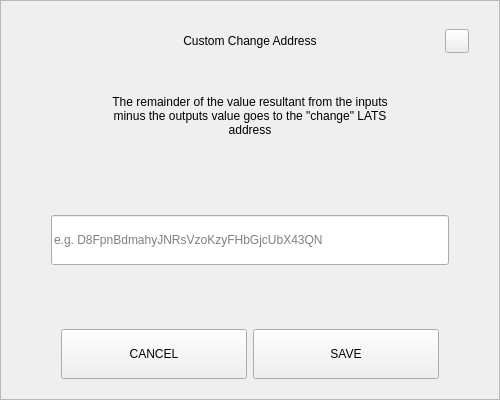
<?xml version="1.0" encoding="UTF-8"?>
<ui version="4.0">
 <class>SendChangeAddressDialog</class>
 <widget class="QDialog" name="SendChangeAddressDialog">
  <property name="geometry">
   <rect>
    <x>0</x>
    <y>0</y>
    <width>500</width>
    <height>400</height>
   </rect>
  </property>
  <property name="windowTitle">
   <string>Dialog</string>
  </property>
  <layout class="QVBoxLayout" name="verticalLayout">
   <property name="spacing">
    <number>0</number>
   </property>
   <property name="leftMargin">
    <number>0</number>
   </property>
   <property name="topMargin">
    <number>0</number>
   </property>
   <property name="rightMargin">
    <number>0</number>
   </property>
   <property name="bottomMargin">
    <number>0</number>
   </property>
   <item>
    <widget class="QFrame" name="frame">
     <property name="styleSheet">
      <string notr="true"/>
     </property>
     <property name="frameShape">
      <enum>QFrame::StyledPanel</enum>
     </property>
     <property name="frameShadow">
      <enum>QFrame::Raised</enum>
     </property>
     <layout class="QVBoxLayout" name="verticalLayout_2" stretch="0,0,0,0,0,0,0">
      <property name="spacing">
       <number>0</number>
      </property>
      <property name="leftMargin">
       <number>30</number>
      </property>
      <property name="topMargin">
       <number>20</number>
      </property>
      <property name="rightMargin">
       <number>30</number>
      </property>
      <property name="bottomMargin">
       <number>20</number>
      </property>
      <item>
       <layout class="QHBoxLayout" name="horizontalLayout_3">
        <property name="spacing">
         <number>0</number>
        </property>
        <item>
         <spacer name="horizontalSpacer_2">
          <property name="orientation">
           <enum>Qt::Horizontal</enum>
          </property>
          <property name="sizeHint" stdset="0">
           <size>
            <width>40</width>
            <height>20</height>
           </size>
          </property>
         </spacer>
        </item>
        <item>
         <widget class="QLabel" name="labelTitle">
          <property name="minimumSize">
           <size>
            <width>0</width>
            <height>40</height>
           </size>
          </property>
          <property name="maximumSize">
           <size>
            <width>16777215</width>
            <height>40</height>
           </size>
          </property>
          <property name="styleSheet">
           <string notr="true">padding-left:24px;</string>
          </property>
          <property name="text">
           <string>Custom Change Address</string>
          </property>
          <property name="alignment">
           <set>Qt::AlignCenter</set>
          </property>
          <property name="margin">
           <number>7</number>
          </property>
         </widget>
        </item>
        <item>
         <spacer name="horizontalSpacer">
          <property name="orientation">
           <enum>Qt::Horizontal</enum>
          </property>
          <property name="sizeHint" stdset="0">
           <size>
            <width>40</width>
            <height>20</height>
           </size>
          </property>
         </spacer>
        </item>
        <item>
         <widget class="QPushButton" name="btnEsc">
          <property name="minimumSize">
           <size>
            <width>24</width>
            <height>24</height>
           </size>
          </property>
          <property name="maximumSize">
           <size>
            <width>24</width>
            <height>24</height>
           </size>
          </property>
          <property name="focusPolicy">
           <enum>Qt::NoFocus</enum>
          </property>
          <property name="text">
           <string/>
          </property>
         </widget>
        </item>
       </layout>
      </item>
      <item>
       <spacer name="verticalSpacer_2">
        <property name="orientation">
         <enum>Qt::Vertical</enum>
        </property>
        <property name="sizeType">
         <enum>QSizePolicy::Fixed</enum>
        </property>
        <property name="sizeHint" stdset="0">
         <size>
          <width>20</width>
          <height>20</height>
         </size>
        </property>
       </spacer>
      </item>
      <item alignment="Qt::AlignHCenter">
       <widget class="QLabel" name="labelMessage">
        <property name="minimumSize">
         <size>
          <width>0</width>
          <height>70</height>
         </size>
        </property>
        <property name="text">
         <string>The remainder of the value resultant from the inputs minus the outputs value goes to the &quot;change&quot; LATS address</string>
        </property>
        <property name="alignment">
         <set>Qt::AlignCenter</set>
        </property>
        <property name="wordWrap">
         <bool>true</bool>
        </property>
       </widget>
      </item>
      <item>
       <spacer name="verticalSpacer_3">
        <property name="orientation">
         <enum>Qt::Vertical</enum>
        </property>
        <property name="sizeHint" stdset="0">
         <size>
          <width>20</width>
          <height>40</height>
         </size>
        </property>
       </spacer>
      </item>
      <item>
       <layout class="QHBoxLayout" name="horizontalLayout_2">
        <property name="spacing">
         <number>0</number>
        </property>
        <property name="leftMargin">
         <number>20</number>
        </property>
        <property name="rightMargin">
         <number>20</number>
        </property>
        <item>
         <widget class="QLineEdit" name="lineEditAddress">
          <property name="minimumSize">
           <size>
            <width>0</width>
            <height>50</height>
           </size>
          </property>
          <property name="placeholderText">
           <string notr="true">e.g. D8FpnBdmahyJNRsVzoKzyFHbGjcUbX43QN</string>
          </property>
         </widget>
        </item>
       </layout>
      </item>
      <item>
       <spacer name="verticalSpacer">
        <property name="orientation">
         <enum>Qt::Vertical</enum>
        </property>
        <property name="sizeHint" stdset="0">
         <size>
          <width>20</width>
          <height>40</height>
         </size>
        </property>
       </spacer>
      </item>
      <item>
       <layout class="QHBoxLayout" name="horizontalLayout" stretch="2,2">
        <property name="spacing">
         <number>6</number>
        </property>
        <property name="leftMargin">
         <number>30</number>
        </property>
        <property name="rightMargin">
         <number>30</number>
        </property>
        <item>
         <widget class="QPushButton" name="btnCancel">
          <property name="minimumSize">
           <size>
            <width>180</width>
            <height>50</height>
           </size>
          </property>
          <property name="focusPolicy">
           <enum>Qt::NoFocus</enum>
          </property>
          <property name="text">
           <string>CANCEL</string>
          </property>
         </widget>
        </item>
        <item>
         <widget class="QPushButton" name="btnSave">
          <property name="minimumSize">
           <size>
            <width>180</width>
            <height>50</height>
           </size>
          </property>
          <property name="focusPolicy">
           <enum>Qt::NoFocus</enum>
          </property>
          <property name="text">
           <string>SAVE</string>
          </property>
         </widget>
        </item>
       </layout>
      </item>
     </layout>
    </widget>
   </item>
  </layout>
 </widget>
 <resources/>
 <connections/>
</ui>
